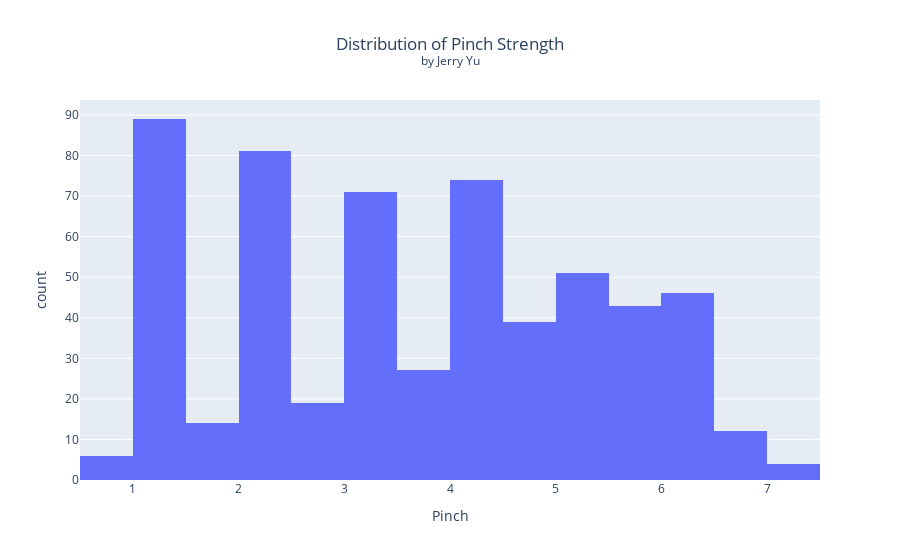

Notebook code cell kept with this figure:
### Markdown cell above
# EDA

Next Graphs to Visualize Key Variables

- First I will check the distributions of the numeric variables.

### Code cell
# Graph Pinch
pinchist = px.histogram(Chalk,x="Pinch",
                        title = "Distribution of Pinch Strength",
                        nbins = 20)
pinchist.update_layout(
    title = {
        "text":"Distribution of Pinch Strength<br><sup>by Jerry Yu</sub>",
        "x":0.5,
        "xanchor":"center",
        "yanchor":"top"
    }
)
pinchist.show()
# weird shape, good coverage, no noticable outliers

### Figure 1 — Plotly figure (JSON) as saved in the notebook; plotly's stock layout.template omitted (floating-point values rounded to 4 significant figures; data arrays with more than 128 entries replaced by an {"elided": "..."} marker saying what was removed)
{"data": [{"alignmentgroup": "True", "bingroup": "x", "hovertemplate": "Pinch=%{x}<br>count=%{y}<extra></extra>", "legendgroup": "", "marker": {"color": "#636efa", "pattern": {"shape": ""}}, "name": "", "nbinsx": 20, "offsetgroup": "", "orientation": "v", "showlegend": false, "type": "histogram", "x": {"elided": "576 float values"}, "xaxis": "x", "yaxis": "y"}], "layout": {"barmode": "relative", "legend": {"tracegroupgap": 0}, "title": {"text": "Distribution of Pinch Strength<br><sup>by Jerry Yu</sub>", "x": 0.5, "xanchor": "center", "yanchor": "top"}, "xaxis": {"anchor": "y", "domain": [0, 1], "title": {"text": "Pinch"}}, "yaxis": {"anchor": "x", "domain": [0, 1], "title": {"text": "count"}}}}
